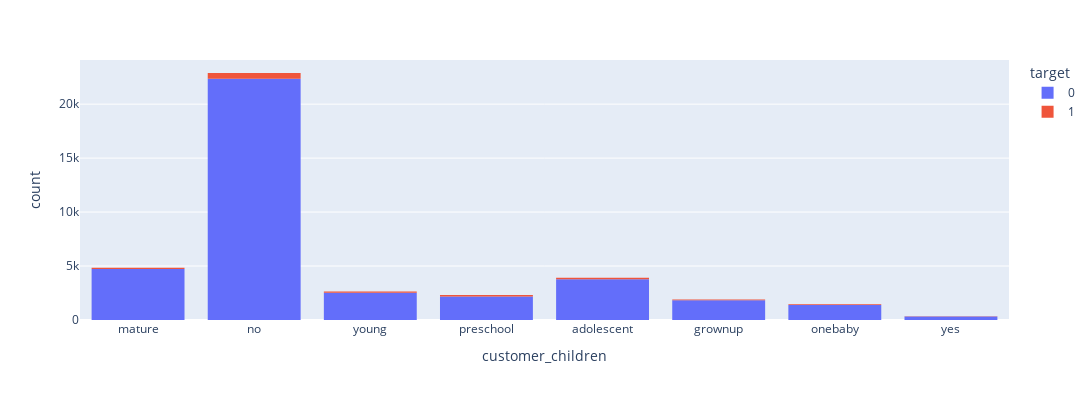

This figure's notebook cell:
### Code cell
cat_hist(data, 'customer_children', 'target')

### Figure 1 — Plotly figure (JSON) as saved in the notebook; plotly's stock layout.template omitted (floating-point values rounded to 4 significant figures; data arrays with more than 128 entries replaced by an {"elided": "..."} marker saying what was removed)
{"data": [{"alignmentgroup": "True", "bingroup": "x", "hovertemplate": "target=0<br>customer_children=%{x}<br>count=%{y}<extra></extra>", "legendgroup": "0", "marker": {"color": "#636efa", "pattern": {"shape": ""}}, "name": "0", "offsetgroup": "0", "orientation": "v", "showlegend": true, "type": "histogram", "x": {"elided": "61784 str values"}, "xaxis": "x", "yaxis": "y"}, {"alignmentgroup": "True", "bingroup": "x", "hovertemplate": "target=1<br>customer_children=%{x}<br>count=%{y}<extra></extra>", "legendgroup": "1", "marker": {"color": "#EF553B", "pattern": {"shape": ""}}, "name": "1", "offsetgroup": "1", "orientation": "v", "showlegend": true, "type": "histogram", "x": {"elided": "1913 str values"}, "xaxis": "x", "yaxis": "y"}], "layout": {"barmode": "relative", "height": 400, "legend": {"title": {"text": "target"}, "tracegroupgap": 0}, "margin": {"t": 60}, "width": 1200, "xaxis": {"anchor": "y", "domain": [0, 1], "title": {"text": "customer_children"}}, "yaxis": {"anchor": "x", "domain": [0, 1], "title": {"text": "count"}}}}
